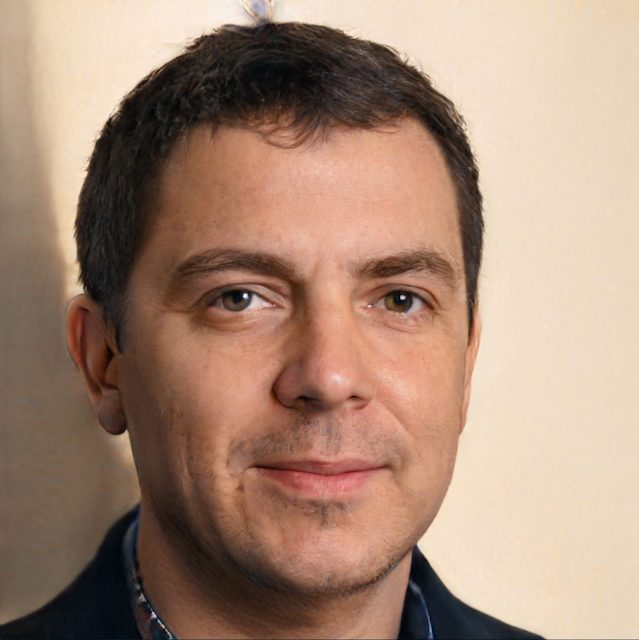
#> input picture src/peter.jpg, 639 x 640 px, found by its file name
$ python chapter2.py
#> lines starting #> are read from the running program, lines starting #| are printed output that depends on the picture; after the words box and inside, x2 and y2 are one past the last pixel; in counts of white or black regions, pixels touching at a corner belong together
import cv2
import numpy as np

PATH = "/Users/los_napath/PycharmProjects/openCV/src/peter.jpg"
kernel = np.ones((5, 5), np.uint8)
print(kernel)

img = cv2.imread(PATH)
#> img is the input picture: shape (640, 639, 3); mean B, G, R 118.5, 137.6, 166.8

# print(img.shape)
# cv2.imshow("Default", img)
img = cv2.resize(img, (360, 360))
#> img: shape (360, 360, 3)
# print(img.shape)
# cv2.imshow("Resize", img)

imgGray = cv2.cvtColor(img, cv2.COLOR_BGR2GRAY)
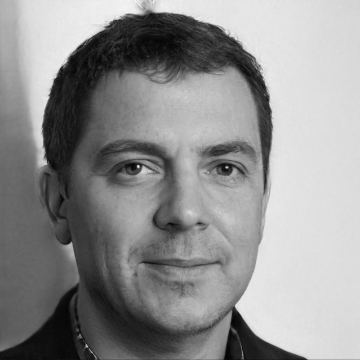
#> imgGray: shape (360, 360); min 4, max 244, mean 144.1
imgBlur = cv2.GaussianBlur(img, (7, 7), 0)
imgCanny = cv2.Canny(img, 150, 200)
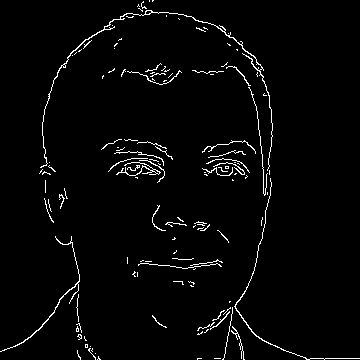
#> imgCanny: shape (360, 360); 2.6% white in thin lines or dots
imgDilation = cv2.dilate(imgCanny, kernel, iterations=1)
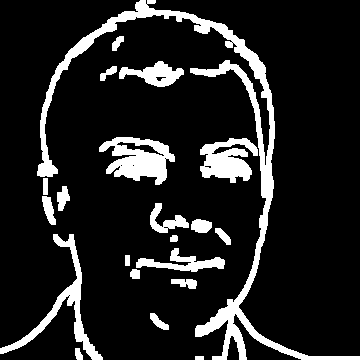
#> imgDilation: shape (360, 360); 13.4% white; 21 white regions, largest, box (x1, y1, x2, y2) and area: (37, 0, 360, 360) 7866, (99, 137, 175, 185) 2065, (0, 234, 103, 360) 1822
imgErode = cv2.erode(imgDilation, kernel, iterations=1)
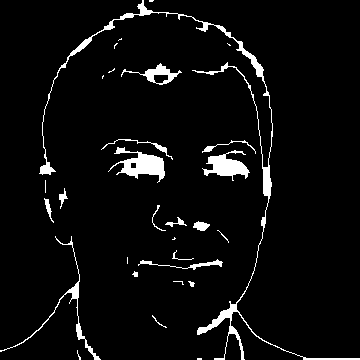
#> imgErode: shape (360, 360); 4.7% white; 30 white regions (12 under 20 px), largest, box (x1, y1, x2, y2) and area: (39, 0, 360, 360) 2630, (108, 147, 165, 183) 864, (202, 150, 250, 181) 692

cv2.imshow("Default", img)
cv2.imshow("Gray", imgGray)
cv2.imshow("Blur", imgBlur)
cv2.imshow("Canny", imgCanny)
cv2.imshow("Dilation", imgDilation)
cv2.imshow("Erosion", imgErode)


cv2.waitKey(0)
